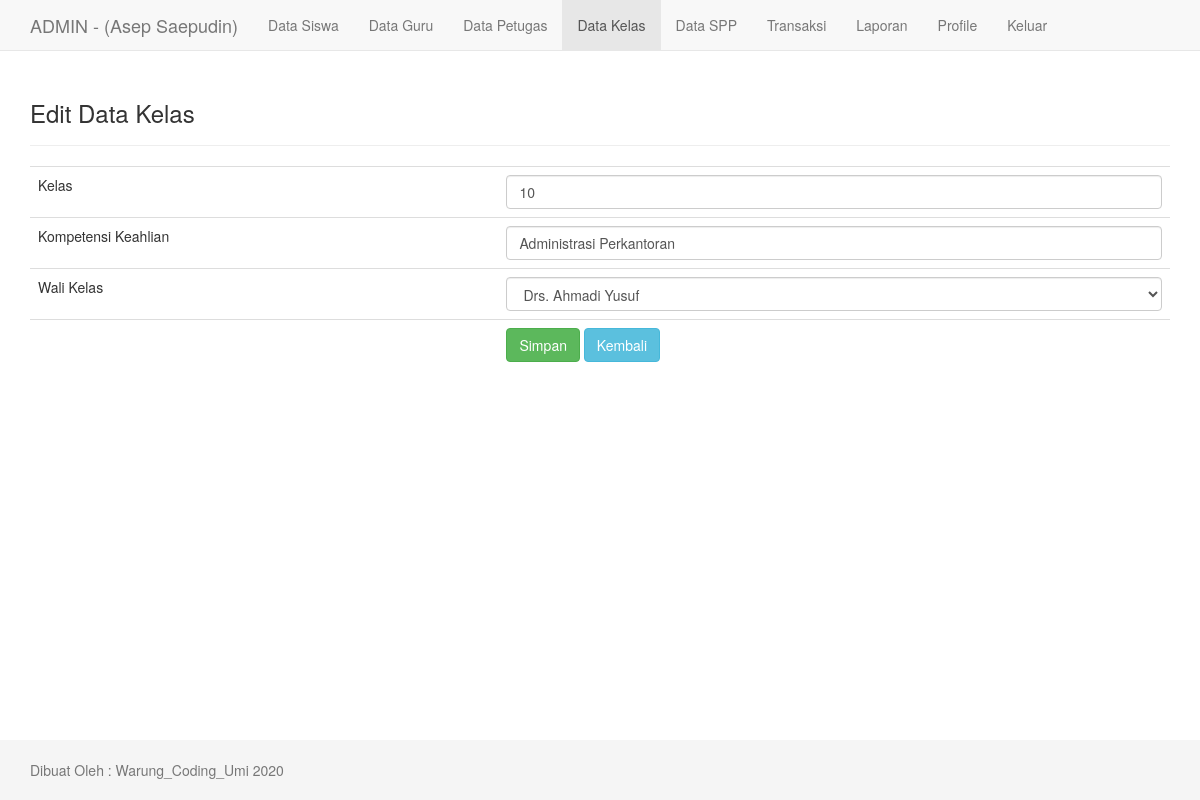
The app's page /admin/edit_kelas.php?id=46 (signed in) with its own data.
### tables this page shows
CREATE TABLE `tb_petugas` (
  `id_petugas` int(11) NOT NULL,
  `username` varchar(35) NOT NULL,
  `password` varchar(50) NOT NULL,
  `nama_petugas` varchar(35) NOT NULL,
  `alamat` varchar(100) NOT NULL,
  `telepon` varchar(15) NOT NULL,
  `level` enum('admin','petugas') NOT NULL
);

CREATE TABLE `tb_kelas` (
  `id_kelas` int(11) NOT NULL,
  `nama_kelas` varchar(10) NOT NULL,
  `kompetensi_keahlian` varchar(50) NOT NULL,
  `id_guru` int(11) DEFAULT NULL
);

### admin/edit_kelas.php (the view, shortened to what this page needs)
<?php
    include "../inc/koneksi.php";
    $qprofil = mysqli_query($konek, "SELECT * FROM tb_petugas WHERE id_petugas='$_SESSION[id]'");
    $profil = mysqli_fetch_array($qprofil);
?>
<!DOCTYPE html>
<html lang="en">
<head>
    <link href="./../assets/css/bootstrap.min.css" rel="stylesheet">
    <link href="./../assets/style.css" rel="stylesheet">
</head>
<body>
     <nav class="navbar navbar-default navbar-fixed-top">
      <div class="container">
        <div class="navbar-header">
          <a class="navbar-brand" href="./">ADMIN - (<?php echo $profil['nama_petugas']; ?>)</a>
        </div>
        <div id="navbar" class="collapse navbar-collapse">
          <ul class="nav navbar-nav">
            <li><a href="tampil_siswa.php">Data Siswa</a></li>
            <li><a href="tampil_guru.php">Data Guru</a></li>
            <li><a href="tampil_petugas.php">Data Petugas</a></li>
            <li class="active"><a href="tampil_kelas.php">Data Kelas</a></li>
            <li><a href="tampil_spp.php">Data SPP</a></li>
            <li><a href="transaksi.php">Transaksi</a></li>
            <li><a href="laporan.php">Laporan</a></li>
            <li><a href="profile.php">Profile</a></li>
            <li><a href="../inc/logout.php">Keluar</a></li>
          </ul>
        </div>
      </div>
    </nav>
    <?php
        $id = $_GET['id'];
        $sqlEdit = mysqli_query($konek, "SELECT * FROM tb_kelas WHERE id_kelas='$id'");
        $e = mysqli_fetch_array($sqlEdit);
    ?>
    <div class="container">
        <div class="page-header">
            <h3>Edit Data Kelas</h3>
        </div>
        <form action="" method="post">
            <table class="table">
                <tr>
                    <td>Kelas</td>
                    <td><input class="form-control" type="number" name="kelas" value="<?php echo $e['nama_kelas']; ?>"></td>
                </tr>
                <tr>
                    <td>Kompetensi Keahlian</td>
                    <td><input class="form-control" type="text" name="keahlian" value="<?php echo $e['kompetensi_keahlian']; ?>"></td>
                </tr>
                <tr>
                    <td>Wali Kelas</td>
                    <td>
                        <select class="form-control" name="id_guru">
                            <?php
                                $qguru = mysqli_query($konek, "SELECT * FROM tb_guru");
                                while($dguru = mysqli_fetch_array($qguru)){
                                    if ($dguru['id_guru'] == $e['id_guru']) {
                                        $selected = "selected";
                                    }else {
                                        $selected = "";
                                    }
                            ?>
                            <option value="<?php echo $dguru['id_guru']; ?>" <?php echo $selected; ?>>
                            <?php echo $dguru['nama_guru']; ?>
                            </option>
                                <?php } ?>
                        </select>
                    </td>
                </tr>
                <tr>
                    <td></td>
                    <td>
                    <input class="btn btn-success" type="submit" value="Simpan">
                    <a  class="btn btn-info" href="tampil_kelas.php">Kembali</a></td>
                </tr>
            </table>
        </form>
    </div>
<?php include "footer.php"; ?>

### assets/style.css (style rules this page uses)
html { position: relative; min-height: 100%; }
body { margin-bottom: 60px; }
body > .container { padding: 60px 15px 0; }

### records on screen
tb_petugas: nama_petugas "Asep Saepudin"
tb_kelas: kelas "10", keahlian "Administrasi Perkantoran"

### other values on screen
form field id_guru "Drs. Ahmadi Yusuf"
